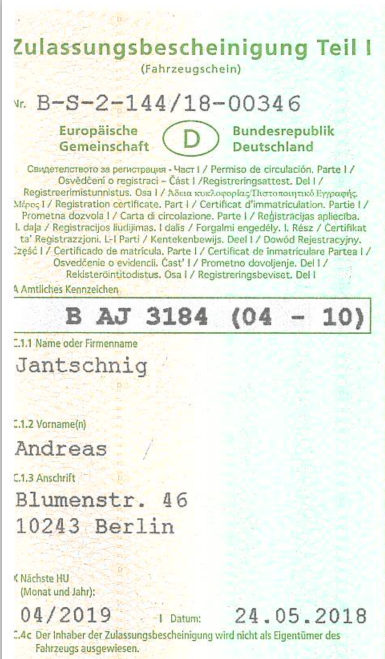
#> input picture result/test_1.png, 769 x 1318 px (shown at 1/2 size)
$ python just_try.py
#> lines starting #> are read from the running program, lines starting #| are printed output that depends on the picture; after the words box and inside, x2 and y2 are one past the last pixel; in counts of white or black regions, pixels touching at a corner belong together
# -*- coding: utf-8 -*-
"""
Created on Sun Apr 21 16:37:16 2019

@author: INTEL
"""
import cv2
import matplotlib.pyplot as plt
import numpy as np
import pytesseract
from PIL import Image

img = cv2.imread('result/test_1.png')
#> img is the input picture: shape (1318, 769, 3); mean B, G, R 232.6, 242.2, 237
print(img.shape)
#| (1318, 769, 3)
##灰度化处理
def grayImg(img):
    # 转化为灰度图
    gray = cv2.resize(img, (img.shape[1] * 3, img.shape[0] * 3), interpolation=cv2.INTER_CUBIC)
    gray = cv2.cvtColor(gray, cv2.COLOR_BGR2GRAY)
    #otsu二值化操作
    retval, gray = cv2.threshold(gray, 100, 255, cv2.THRESH_OTSU + cv2.THRESH_BINARY)
    return gray

#画出框选区域，0-769是宽的范围，980-1100是长的范围
cv2.drawContours(img, [np.array([[  769, 1100],
                                 [   0, 1100],
                                 [   0,    980],
                                 [  769,    980]])], 0, (0, 255, 0), 2)
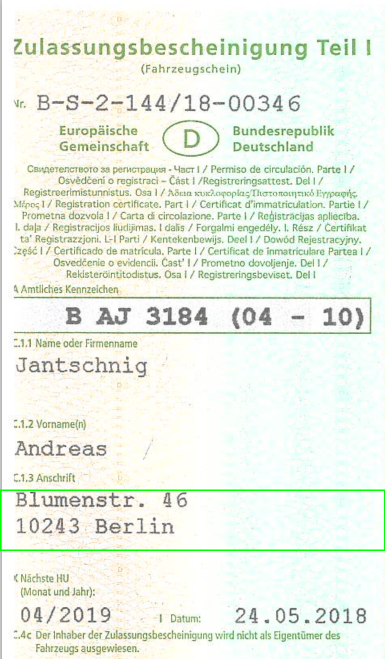
#> img: shape (1318, 769, 3) (shown at 1/2 size); 0.49% of pixels changed, all inside (x1, y1, x2, y2) = (0, 979, 769, 1102)


#idImg = grayImg(img[980:1100, 0:769]) #对截取部分做灰度化处理

idImg = img[980:1100, 0:769]
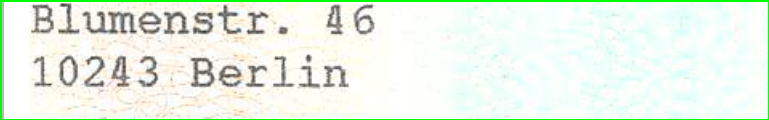
#> idImg: shape (120, 769, 3); mean B, G, R 230.9, 243.6, 233.5
cv2.imwrite("idImg.png", idImg)
pytesseract.image_to_string(idImg,  lang='deu')
#> (this line was passed over: pytesseract is not available in this run)
cv2.imwrite("contours.png", img)
